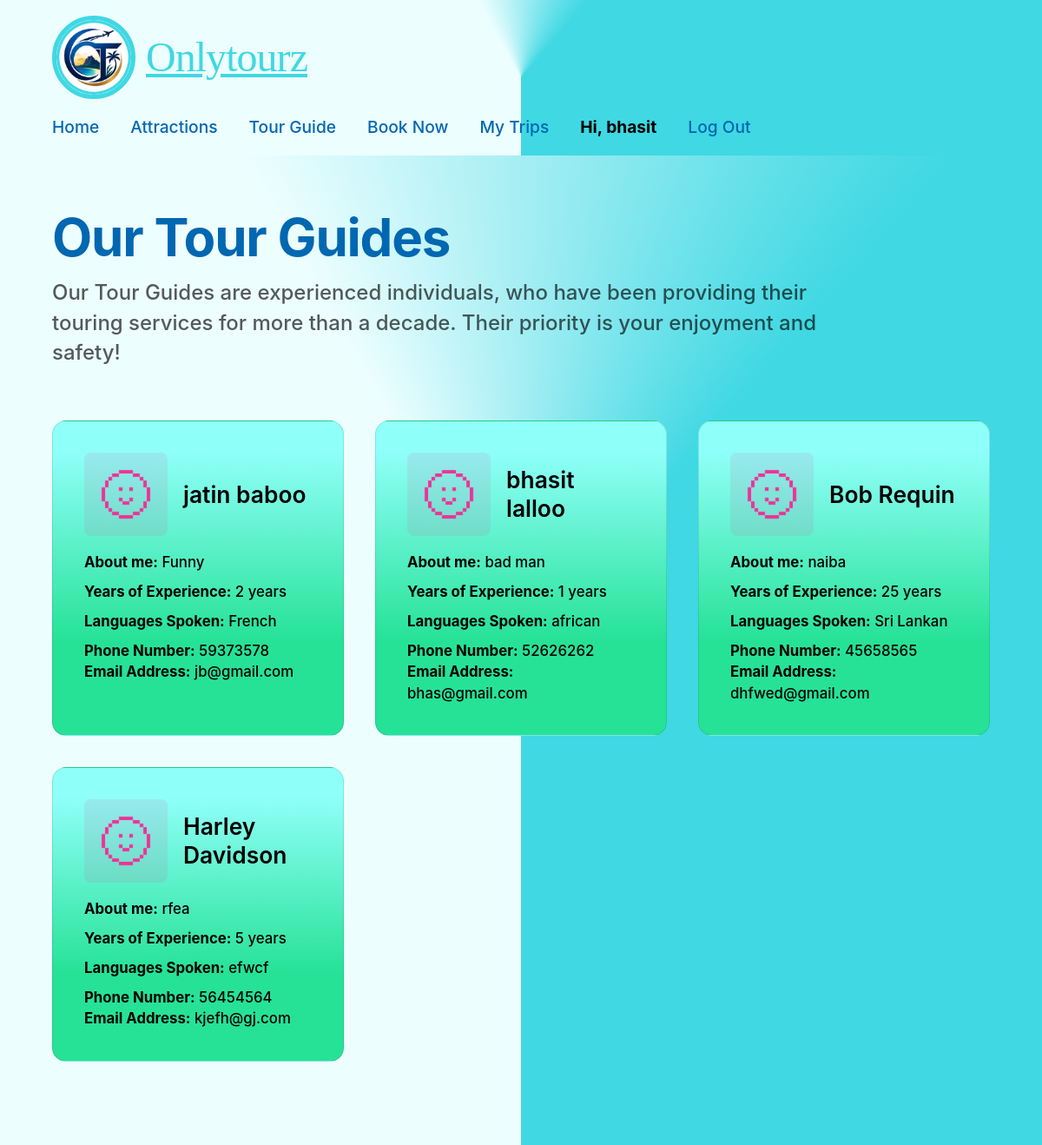
Screenshot of /tourguides/ (signed in) with the database file from the repository.
### OnlyToursApp/models.py (models this page shows, shortened)
class TourGuide(User):
	PhoneNumber = models.CharField(null=True, blank=True, max_length=12, help_text='Enter a Phone Number')
	YearsofExperience = models.IntegerField(null=True, blank=True, help_text='Enter your Years of Experience')
	PrimaryLanguage = models.CharField(null=True, blank=True, max_length=30,  help_text='Enter your Primary Language')
	Biography = models.CharField(null=True, blank=True, max_length=30,  help_text='Enter a biography of yourself')

class LanguagesSpoken(models.Model):
	Guide = models.ForeignKey(TourGuide, on_delete=models.CASCADE, help_text="Choose a Guide" )
	Language = models.CharField(null=True, blank=True, max_length=30,help_text="Enter a language" )

### OnlyToursApp/views.py (the view)
# urls.py: path('tourguides/', views.TourGuideListView.as_view(), name='tourguides'),
class TourGuideListView(ListView):
	model = TourGuide
	template_name = 'tour_guide.html'
	context_object_name = 'tourguides'

### OnlyToursApp/templates/tour_guide.html (shortened to what this page needs)
{% extends 'base.html' %}
{% load static %}
{% block extra_css %}
  <link rel="stylesheet" href="{% static 'css/tourguides.css' %}">
{% endblock %}
{% block content %}
<div class="guides-page site-brand-gradient">
  <div class="guides-inner">
    <div class="guides-intro">
      <h1 class="guides-title">Our Tour Guides</h1>
      <p class="guides-lead">
        Our Tour Guides are experienced individuals, who have been
        providing their touring services for more than a decade.
        Their priority is your enjoyment and safety!
      </p>
    </div>
    <div class="guide-grid">
      {% for guide in tourguides %}
      <article class="guide-card">
        <div class="guide-head">
          <img class="guide-photo" src="{% static 'tourism/images/image2.png' %}"
               alt="{{ guide.first_name }} {{ guide.last_name }}">
          <h2 class="guide-name">{{ guide.first_name }} {{ guide.last_name }}</h2>
        </div>
        <div class="guide-info">
          <p>
            <strong>About me:</strong>
            {{ guide.Biography|default:"Not provided" }}
          </p>
          <p>
            <strong>Years of Experience:</strong>
            {% if guide.YearsofExperience is not None %}{{ guide.YearsofExperience }} years{% else %}Not provided{% endif %}
          </p>
          <p>
            <strong>Languages Spoken:</strong>
            {% for lang in guide.languagesspoken_set.all %}{{ lang.Language|default_if_none:"" }}{% if not forloop.last %}, {% endif %}{% empty %}{{ guide.PrimaryLanguage|default:"Not provided" }}{% endfor %}
          </p>
          <p>
            <strong>Phone Number:</strong>
            {{ guide.PhoneNumber|default:"Not provided" }}
            <br>
            <strong>Email Address:</strong>
            {{ guide.email|default:"Not provided" }}
          </p>
        </div>
      </article>
      {% empty %}
      <p class="guide-empty">No tour guides available yet.</p>
      {% endfor %}
   </div>
  </div>
</div>
{% endblock %}

### OnlyToursApp/templates/partials/navbar.html (shortened to what this page needs)
{% load static %}
<header class="site-header site-brand-gradient">
  <a class="site-logo" href="{% url 'OnlyToursApp:home' %}">
    <img src="{% static 'images/image0.png' %}" alt="OnlyTours logo" />
    <span class="site-logo-text">
      <span class="script">Onlytourz</span>
    </span>
  </a>
  <nav aria-label="Main navigation">
    <ul class="site-nav">
      <li><a href="{% url 'OnlyToursApp:home' %}">Home</a></li>
      <li><a href="{% url 'OnlyToursApp:attractions' %}">Attractions</a></li>
      <li><a href="{% url 'OnlyToursApp:tourguides' %}">Tour Guide</a></li>
      {% if user.tourguide %}
      <li><a href="{% url 'OnlyToursApp:guide_bookings' %}">My Bookings</a></li>
      <li><a href="{% url 'OnlyToursApp:guide_listings' %}">My Listings</a></li>
      <li><a href="{% url 'OnlyToursApp:guide_reviews' %}">My Reviews</a></li>
      {% else %}
      <li><a href="{% url 'OnlyToursApp:booknow' %}">Book Now</a></li>
      {% if user.customer %}
      <li><a href="{% url 'OnlyToursApp:my_trips' %}">My Trips</a></li>
      {% endif %}
      {% endif %}
      {% if user.is_authenticated %}
      <li class="site-nav-user">Hi, {{ user.first_name|default:user.username }}</li>
      <li>
        <form class="site-nav-logout" method="post" action="{% url 'logout' %}">
          <button type="submit">Log Out</button>
        </form>
      </li>
      {% else %}
      <li><a href="{% url 'login' %}">Log In</a></li>
      <li><a href="{% url 'OnlyToursApp:register' %}">Register</a></li>
      {% endif %}
    </ul>
  </nav>
</header>

### OnlyToursApp/static/css/base.css (style rules this page uses)
:root { --logo: #3fd8e3; --headings: #0067b1; --accent: #fbba09; --text-body: rgba(0, 0, 0, 0.65); --input-bg: #efeded; --font-script: "Brush Script MT", "Segoe Script", cursive; --font-body: "Inter", system-ui, -apple-system, "Segoe UI", Roboto, Helvetica, Arial, sans-serif; --space-xs: clamp(0.5rem, 1vw, 0.75rem); --space-sm: clamp(0.75rem, 1.5vw, 1.25rem); --space-md: clamp(1.25rem, 3vw, 2.5rem); --space-lg: clamp(2rem, 5vw, 4rem); --space-xl: clamp(3rem, 8vw, 6rem); --radius-lg: clamp(20px, 3vw, 40px); --max-content-width: 1280px; }
*, *::before, *::after { box-sizing: border-box; }
html { -webkit-text-size-adjust: 100%; }
body { margin: 0; padding: 0; font-family: var(--font-body); color: #000; background: #ffffff; line-height: 1.5; overflow-x: hidden; }
a { text-decoration: none; color: inherit; }
img { max-width: 100%; display: block; }
button, input, select { font: inherit; }
.site-brand-gradient { background: conic-gradient( from 180deg at 50% 50%, rgba(237, 254, 255, 1) 41.8%, rgba(63, 216, 227, 1) 61.5% ); }
.site-header { padding: var(--space-sm) var(--space-lg); display: flex; flex-wrap: wrap; align-items: center; justify-content: space-between; gap: var(--space-sm); }
.site-logo { display: flex; align-items: center; gap: var(--space-xs); flex-shrink: 0; }
.site-logo img { border-radius: 50%; border: clamp(3px, 0.5vw, 5px) solid var(--logo); width: clamp(56px, 8vw, 96px); height: clamp(56px, 8vw, 96px); object-fit: cover; }
.site-logo-text { color: var(--logo); text-decoration: underline; white-space: nowrap; display: flex; align-items: baseline; gap: 0.25rem; }
.site-logo-text .script { font-family: var(--font-script); font-size: clamp(1.5rem, 4vw, 3rem); letter-spacing: -0.02em; }
.site-nav { display: flex; flex-wrap: wrap; align-items: center; gap: clamp(1rem, 3vw, 2.5rem); list-style: none; margin: 0; padding: 0; }
.site-nav a, .site-nav .site-nav-item, .site-nav-user, .site-nav-logout button { color: var(--headings); text-align: center; font-weight: 500; font-size: clamp(1rem, 1.6vw, 1.35rem); white-space: nowrap; }
.site-nav-user { font-weight: 700; color: #000; }
.site-nav-logout { margin: 0; }
.site-nav-logout button { background: none; border: none; padding: 0; cursor: pointer; font-family: inherit; }
body { display: flex; flex-direction: column; min-height: 100vh; }

### OnlyToursApp/static/css/tourguides.css (style rules this page uses)
.guides-page { min-height: 70vh; padding: var(--space-lg) var(--space-lg) var(--space-xl); }
.guides-inner { max-width: var(--max-content-width); margin: 0 auto; }
.guides-intro { margin-bottom: var(--space-lg); }
.guides-title { color: var(--headings); font-weight: 700; font-size: clamp(2rem, 5vw, 4rem); line-height: 1.15; letter-spacing: -0.02em; margin: 0 0 var(--space-xs); }
.guides-lead { color: var(--text-body); font-weight: 500; font-size: clamp(1rem, 2vw, 1.6rem); line-height: 1.45; margin: 0; max-width: 60ch; }
.guide-grid { display: grid; grid-template-columns: repeat(auto-fill, minmax(min(100%, 320px), 1fr)); gap: var(--space-md); }
.guide-card { background: linear-gradient( 180deg, rgba(143, 255, 249, 1) 10%, rgba(38, 226, 151, 1) 70% ); border: 1px solid rgba(0, 0, 0, 0.1); border-radius: 16px; padding: var(--space-md); display: flex; flex-direction: column; gap: var(--space-sm); }
.guide-head { display: flex; align-items: center; gap: var(--space-sm); }
.guide-photo { width: 96px; height: 96px; border-radius: 8px; object-fit: cover; flex-shrink: 0; }
.guide-name { color: #000; font-weight: 600; font-size: clamp(1.25rem, 2.2vw, 1.75rem); line-height: 1.25; margin: 0; }
.guide-info { display: flex; flex-direction: column; gap: 0.6rem; }
.guide-info p { color: #000; font-weight: 500; font-size: clamp(0.95rem, 1.4vw, 1.1rem); line-height: 1.45; margin: 0; overflow-wrap: anywhere; }
.guide-info strong { font-weight: 700; }

### rows the page displays
TourGuide: first_name "jatin", last_name "baboo", Biography "Funny", YearsofExperience "2", PhoneNumber "59373578", email "jb@gmail.com"
LanguagesSpoken: Language "French"
TourGuide: first_name "bhasit", last_name "lalloo", Biography "bad man", YearsofExperience "1", PhoneNumber "52626262", email "bhas@gmail.com"
LanguagesSpoken: Language "african"
TourGuide: first_name "Bob", last_name "Requin", Biography "naiba", YearsofExperience "25", PhoneNumber "45658565", email "dhfwed@gmail.com"
LanguagesSpoken: Language "Sri Lankan"
TourGuide: first_name "Harley", last_name "Davidson", Biography "rfea", YearsofExperience "5", PhoneNumber "56454564", email "kjefh@gj.com"
LanguagesSpoken: Language "efwcf"

### other values shown
{{ user.first_name|default:user.username }} "bhasit"
